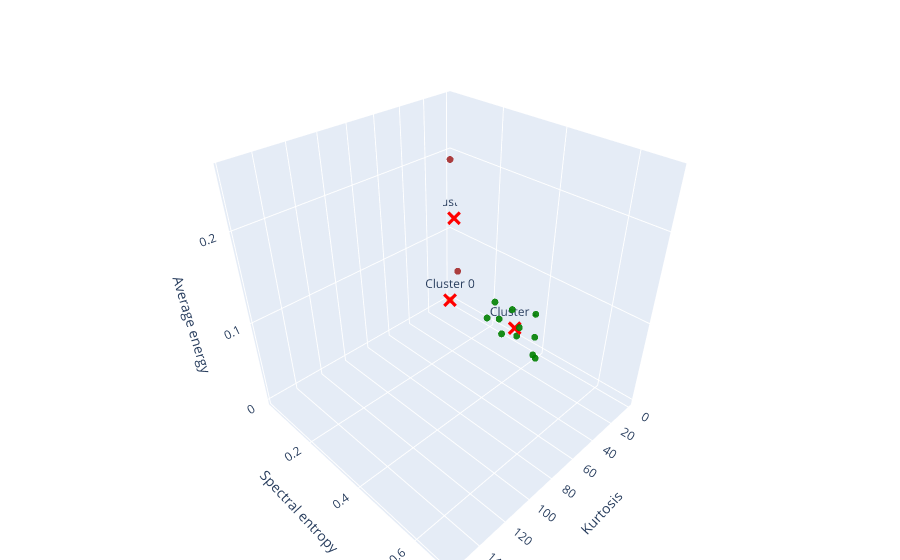
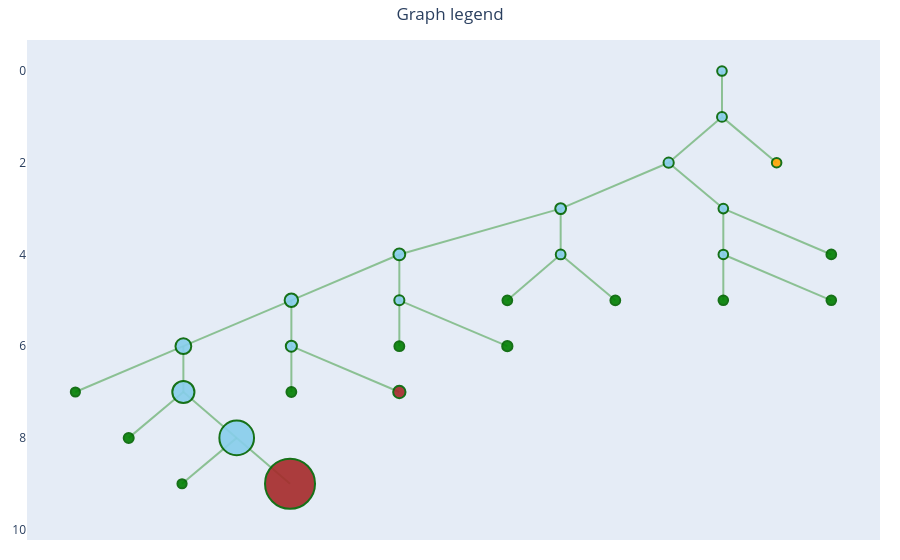

Notebook cell for these charts, in order:
### Markdown cell above
### Plotting

### Code cell
tr_obj.calc_frequencies(sampling_rate)

fig = plot.plotly_clustering(
    data_train, 
    centers_sorted,
    labels_sorted, 
    [classifying_metrics[i] for i in [0, 1, 2]],
    nodes=tr_obj.get_leaf_nodes(freq_threshold=freq_threshold)
)

tr_obj.plot_tree(
    node_size="average energy",
    node_colour=list(labels_sorted),
    freq_threshold=freq_threshold,
    show_frequency=True,
    use_plotly=True,
)

### Figure 1 — Plotly figure (JSON) as saved in the notebook; plotly's stock layout.template omitted (floating-point values rounded to 4 significant figures)
{"data": [{"hoverinfo": "skip", "marker": {"color": "red", "size": 5, "symbol": "x"}, "mode": "markers+text", "name": "Center Cluster 0", "text": ["Cluster 0"], "textposition": "top center", "type": "scatter3d", "x": [156.3], "y": [0.6877], "z": [0.2548]}, {"hoverinfo": "text", "hovertext": ["Node (l, n): (2, 1)<br>Freq range: 2.50e+07 – 5.00e+07"], "marker": {"color": "orange", "opacity": 0.9, "size": 4, "symbol": "circle"}, "mode": "markers", "name": "Cluster 0, Level 0", "showlegend": false, "type": "scatter3d", "x": [156.3], "y": [0.6877], "z": [0.2548]}, {"hoverinfo": "skip", "marker": {"color": "red", "size": 5, "symbol": "x"}, "mode": "markers+text", "name": "Center Cluster 1", "text": ["Cluster 1"], "textposition": "top center", "type": "scatter3d", "x": [1.691], "y": [0.04387], "z": [0.1209]}, {"hoverinfo": "text", "hovertext": ["Node (l, n): (7, 3)<br>Freq range: 1.56e+06 – 2.34e+06", "Node (l, n): (9, 7)<br>Freq range: 9.77e+05 – 1.17e+06"], "marker": {"color": "brown", "opacity": 0.9, "size": 4, "symbol": "circle"}, "mode": "markers", "name": "Cluster 1, Level 0", "showlegend": false, "type": "scatter3d", "x": [1.776, 1.607], "y": [0.06133, 0.02642], "z": [0.05058, 0.1913]}, {"hoverinfo": "skip", "marker": {"color": "red", "size": 5, "symbol": "x"}, "mode": "markers+text", "name": "Center Cluster 2", "text": ["Cluster 2"], "textposition": "top center", "type": "scatter3d", "x": [10.9], "y": [0.3356], "z": [0.02879]}, {"hoverinfo": "text", "hovertext": ["Node (l, n): (4, 3)<br>Freq range: 1.25e+07 – 1.88e+07", "Node (l, n): (5, 2)<br>Freq range: 9.38e+06 – 1.25e+07", "Node (l, n): (5, 3)<br>Freq range: 6.25e+06 – 9.38e+06", "Node (l, n): (5, 4)<br>Freq range: 2.19e+07 – 2.50e+07", "Node (l, n): (5, 5)<br>Freq range: 1.88e+07 – 2.19e+07", "Node (l, n): (6, 2)<br>Freq range: 4.69e+06 – 6.25e+06", "Node (l, n): (6, 3)<br>Freq range: 3.12e+06 – 4.69e+06", "Node (l, n): (7, 0)<br>Freq range: 0.00e+00 – 7.81e+05", "Node (l, n): (7, 2)<br>Freq range: 2.34e+06 – 3.12e+06", "Node (l, n): (8, 2)<br>Freq range: 1.17e+06 – 1.56e+06", "Node (l, n): (9, 6)<br>Freq range: 7.81e+05 – 9.77e+05"], "marker": {"color": "green", "opacity": 0.9, "size": 4, "symbol": "circle"}, "mode": "markers", "name": "Cluster 2, Level 0", "showlegend": false, "type": "scatter3d", "x": [20.77, 17.31, 7.639, 27.65, 12.17, 8.466, 3.44, 8.66, 6.138, 2.463, 5.188], "y": [0.4359, 0.3731, 0.3108, 0.469, 0.4136, 0.266, 0.2279, 0.4022, 0.3294, 0.1956, 0.2675], "z": [0.0769, 0.0431, 0.04703, 0.03163, 0.03356, 0.02525, 0.03789, 0.002115, 0.01159, 0.007076, 0.0005123]}], "layout": {"hovermode": "closest", "margin": {"b": 0, "l": 0, "r": 0, "t": 40}, "scene": {"xaxis": {"title": {"text": "Kurtosis"}}, "yaxis": {"title": {"text": "Spectral entropy"}}, "zaxis": {"title": {"text": "Average energy"}}}, "showlegend": false}}

### Figure 2 — Plotly figure (JSON) as saved in the notebook; plotly's stock layout.template omitted (floating-point values rounded to 4 significant figures)
{"data": [{"hoverinfo": "none", "line": {"color": "rgba(50,150,50,0.5)", "width": 2}, "mode": "lines", "type": "scatter", "x": [7.698, 7.698, null, 7.063, 7.698, null, 8.349, 7.698, null, 5.778, 7.063, null, 7.714, 7.063, null, 3.857, 5.778, null, 5.778, 5.778, null, 7.714, 7.714, null, 9, 7.714, null, 2.571, 3.857, null, 3.857, 3.857, null, 5.143, 5.778, null, 6.429, 5.778, null, 7.714, 7.714, null, 9, 7.714, null, 1.286, 2.571, null, 2.571, 2.571, null, 3.857, 3.857, null, 5.143, 3.857, null, 0, 1.286, null, 1.286, 1.286, null, 2.571, 2.571, null, 3.857, 2.571, null, 0.6349, 1.286, null, 1.921, 1.286, null, 1.27, 1.921, null, 2.556, 1.921, null], "y": [1, 0, null, 2, 1, null, 2, 1, null, 3, 2, null, 3, 2, null, 4, 3, null, 4, 3, null, 4, 3, null, 4, 3, null, 5, 4, null, 5, 4, null, 5, 4, null, 5, 4, null, 5, 4, null, 5, 4, null, 6, 5, null, 6, 5, null, 6, 5, null, 6, 5, null, 7, 6, null, 7, 6, null, 7, 6, null, 7, 6, null, 8, 7, null, 8, 7, null, 9, 8, null, 9, 8, null]}, {"hoverinfo": "text", "hovertext": ["Node (0, 0)<br>Freq: 0.00e0–100.00e6<br>node size (average energy): 1.15e0", "Node (1, 0)<br>Freq: 0.00e0–50.00e6<br>node size (average energy): 1.63e0", "Node (2, 0)<br>Freq: 0.00e0–25.00e6<br>node size (average energy): 2.27e0", "Node (2, 1)<br>Freq: 25.00e6–50.00e6<br>node size (average energy): 1.04e0", "Node (3, 0)<br>Freq: 0.00e0–12.50e6<br>node size (average energy): 3.36e0", "Node (3, 1)<br>Freq: 12.50e6–25.00e6<br>node size (average energy): 1.16e0", "Node (4, 0)<br>Freq: 0.00e0–6.25e6<br>node size (average energy): 5.23e0", "Node (4, 1)<br>Freq: 6.25e6–12.50e6<br>node size (average energy): 1.43e0", "Node (4, 2)<br>Freq: 18.80e6–25.00e6<br>node size (average energy): 1.06e0", "Node (4, 3)<br>Freq: 12.50e6–18.80e6<br>node size (average energy): 1.23e0", "Node (5, 0)<br>Freq: 0.00e0–3.12e6<br>node size (average energy): 8.39e0", "Node (5, 1)<br>Freq: 3.12e6–6.25e6<br>node size (average energy): 2.00e0", "Node (5, 2)<br>Freq: 9.38e6–12.50e6<br>node size (average energy): 1.34e0", "Node (5, 3)<br>Freq: 6.25e6–9.38e6<br>node size (average energy): 1.50e0", "Node (5, 4)<br>Freq: 21.90e6–25.00e6<br>node size (average energy): 1.02e0", "Node (5, 5)<br>Freq: 18.80e6–21.90e6<br>node size (average energy): 1.07e0", "Node (6, 0)<br>Freq: 0.00e0–1.56e6<br>node size (average energy): 12.90e0", "Node (6, 1)<br>Freq: 1.56e6–3.12e6<br>node size (average energy): 3.93e0", "Node (6, 2)<br>Freq: 4.69e6–6.25e6<br>node size (average energy): 1.58e0", "Node (6, 3)<br>Freq: 3.12e6–4.69e6<br>node size (average energy): 2.35e0", "Node (7, 0)<br>Freq: 0.00e0–781.00e3<br>node size (average energy): 247.00e-3", "Node (7, 1)<br>Freq: 781.00e3–1.56e6<br>node size (average energy): 25.10e0", "Node (7, 2)<br>Freq: 2.34e6–3.12e6<br>node size (average energy): 1.47e0", "Node (7, 3)<br>Freq: 1.56e6–2.34e6<br>node size (average energy): 6.29e0", "Node (8, 2)<br>Freq: 1.17e6–1.56e6<br>node size (average energy): 1.82e0", "Node (8, 3)<br>Freq: 781.00e3–1.17e6<br>node size (average energy): 49.00e0", "Node (9, 6)<br>Freq: 781.00e3–977.00e3<br>node size (average energy): 326.00e-3", "Node (9, 7)<br>Freq: 977.00e3–1.17e6<br>node size (average energy): 78.30e0"], "marker": {"color": ["skyblue", "skyblue", "skyblue", "orange", "skyblue", "skyblue", "skyblue", "skyblue", "skyblue", "green", "skyblue", "skyblue", "green", "green", "green", "green", "skyblue", "skyblue", "green", "green", "green", "skyblue", "green", "brown", "green", "skyblue", "green", "brown"], "line": {"color": "darkgreen", "width": 2}, "opacity": 0.9, "size": [9.645, 9.899, 10.23, 9.588, 10.8, 9.655, 11.78, 9.796, 9.601, 9.69, 13.44, 10.09, 9.746, 9.833, 9.577, 9.606, 15.81, 11.1, 9.871, 10.27, 9.175, 22.15, 9.813, 12.33, 10.0, 34.68, 9.216, 50.0]}, "mode": "markers", "type": "scatter", "x": [7.698, 7.698, 7.063, 8.349, 5.778, 7.714, 3.857, 5.778, 7.714, 9, 2.571, 3.857, 5.143, 6.429, 7.714, 9, 1.286, 2.571, 3.857, 5.143, 0, 1.286, 2.571, 3.857, 0.6349, 1.921, 1.27, 2.556], "y": [0, 1, 2, 2, 3, 3, 4, 4, 4, 4, 5, 5, 5, 5, 5, 5, 6, 6, 6, 6, 7, 7, 7, 7, 8, 8, 9, 9]}], "layout": {"hovermode": "closest", "margin": {"b": 20, "l": 20, "r": 20, "t": 40}, "showlegend": false, "title": {"text": "Graph legend", "x": 0.5}, "xaxis": {"showgrid": false, "showticklabels": false, "zeroline": false}, "yaxis": {"autorange": "reversed", "showgrid": false, "zeroline": false}}}
